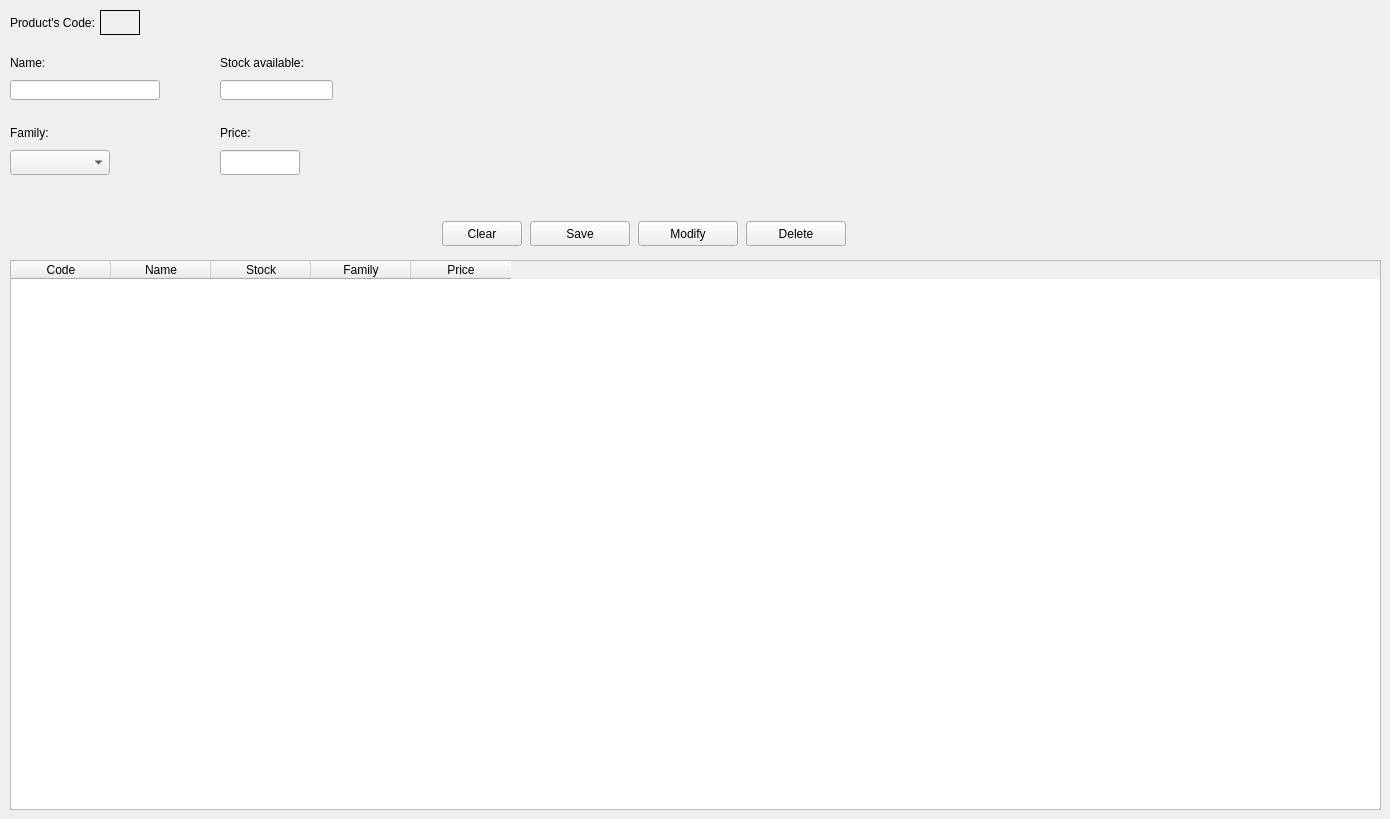
      <widget class="QWidget" name="tab_products">
       <attribute name="title">
        <string>Products</string>
       </attribute>
       <widget class="QLabel" name="lbl_productCodeBox">
        <property name="geometry">
         <rect>
          <x>100</x>
          <y>10</y>
          <width>40</width>
          <height>25</height>
         </rect>
        </property>
        <property name="minimumSize">
         <size>
          <width>40</width>
          <height>25</height>
         </size>
        </property>
        <property name="maximumSize">
         <size>
          <width>40</width>
          <height>25</height>
         </size>
        </property>
        <property name="frameShape">
         <enum>QFrame::Box</enum>
        </property>
        <property name="text">
         <string/>
        </property>
       </widget>
       <widget class="QLabel" name="lbl_productCodeLabel">
        <property name="geometry">
         <rect>
          <x>10</x>
          <y>10</y>
          <width>85</width>
          <height>25</height>
         </rect>
        </property>
        <property name="minimumSize">
         <size>
          <width>85</width>
          <height>25</height>
         </size>
        </property>
        <property name="maximumSize">
         <size>
          <width>85</width>
          <height>25</height>
         </size>
        </property>
        <property name="text">
         <string>Product's Code:</string>
        </property>
       </widget>
       <widget class="QLabel" name="lbl_productName">
        <property name="geometry">
         <rect>
          <x>10</x>
          <y>50</y>
          <width>40</width>
          <height>25</height>
         </rect>
        </property>
        <property name="minimumSize">
         <size>
          <width>40</width>
          <height>25</height>
         </size>
        </property>
        <property name="maximumSize">
         <size>
          <width>40</width>
          <height>25</height>
         </size>
        </property>
        <property name="text">
         <string>Name:</string>
        </property>
       </widget>
       <widget class="QLineEdit" name="txt_productName">
        <property name="geometry">
         <rect>
          <x>10</x>
          <y>80</y>
          <width>150</width>
          <height>20</height>
         </rect>
        </property>
        <property name="minimumSize">
         <size>
          <width>150</width>
          <height>20</height>
         </size>
        </property>
        <property name="maximumSize">
         <size>
          <width>150</width>
          <height>20</height>
         </size>
        </property>
       </widget>
       <widget class="QLabel" name="lbl_stockAvailable">
        <property name="geometry">
         <rect>
          <x>220</x>
          <y>50</y>
          <width>90</width>
          <height>25</height>
         </rect>
        </property>
        <property name="minimumSize">
         <size>
          <width>90</width>
          <height>25</height>
         </size>
        </property>
        <property name="maximumSize">
         <size>
          <width>90</width>
          <height>25</height>
         </size>
        </property>
        <property name="text">
         <string>Stock available:</string>
        </property>
       </widget>
       <widget class="QLineEdit" name="txt_stockAvailable">
        <property name="geometry">
         <rect>
          <x>220</x>
          <y>80</y>
          <width>113</width>
          <height>20</height>
         </rect>
        </property>
       </widget>
       <widget class="QLabel" name="lbl_productFamily">
        <property name="geometry">
         <rect>
          <x>10</x>
          <y>120</y>
          <width>45</width>
          <height>25</height>
         </rect>
        </property>
        <property name="minimumSize">
         <size>
          <width>45</width>
          <height>25</height>
         </size>
        </property>
        <property name="maximumSize">
         <size>
          <width>45</width>
          <height>25</height>
         </size>
        </property>
        <property name="text">
         <string>Family:</string>
        </property>
       </widget>
       <widget class="QLabel" name="label">
        <property name="geometry">
         <rect>
          <x>220</x>
          <y>120</y>
          <width>45</width>
          <height>25</height>
         </rect>
        </property>
        <property name="minimumSize">
         <size>
          <width>45</width>
          <height>25</height>
         </size>
        </property>
        <property name="maximumSize">
         <size>
          <width>45</width>
          <height>25</height>
         </size>
        </property>
        <property name="text">
         <string>Price:</string>
        </property>
       </widget>
       <widget class="QLineEdit" name="txt_productPrice">
        <property name="geometry">
         <rect>
          <x>220</x>
          <y>150</y>
          <width>80</width>
          <height>25</height>
         </rect>
        </property>
        <property name="minimumSize">
         <size>
          <width>80</width>
          <height>25</height>
         </size>
        </property>
        <property name="maximumSize">
         <size>
          <width>80</width>
          <height>25</height>
         </size>
        </property>
       </widget>
       <widget class="QTableWidget" name="tbl_productList">
        <property name="geometry">
         <rect>
          <x>10</x>
          <y>260</y>
          <width>1371</width>
          <height>550</height>
         </rect>
        </property>
        <property name="minimumSize">
         <size>
          <width>1371</width>
          <height>550</height>
         </size>
        </property>
        <property name="maximumSize">
         <size>
          <width>1371</width>
          <height>550</height>
         </size>
        </property>
        <property name="editTriggers">
         <set>QAbstractItemView::NoEditTriggers</set>
        </property>
        <property name="sortingEnabled">
         <bool>true</bool>
        </property>
        <attribute name="verticalHeaderVisible">
         <bool>false</bool>
        </attribute>
        <column>
         <property name="text">
          <string>Code</string>
         </property>
        </column>
        <column>
         <property name="text">
          <string>Name</string>
         </property>
        </column>
        <column>
         <property name="text">
          <string>Stock</string>
         </property>
        </column>
        <column>
         <property name="text">
          <string>Family</string>
         </property>
        </column>
        <column>
         <property name="text">
          <string>Price</string>
         </property>
        </column>
       </widget>
       <widget class="QWidget" name="layoutWidget_2">
        <property name="geometry">
         <rect>
          <x>210</x>
          <y>220</y>
          <width>872</width>
          <height>27</height>
         </rect>
        </property>
        <layout class="QHBoxLayout" name="horizontalLayout_3">
         <item>
          <spacer name="horizontalSpacer_5">
           <property name="orientation">
            <enum>Qt::Horizontal</enum>
           </property>
           <property name="sizeType">
            <enum>QSizePolicy::Fixed</enum>
           </property>
           <property name="sizeHint" stdset="0">
            <size>
             <width>230</width>
             <height>20</height>
            </size>
           </property>
          </spacer>
         </item>
         <item>
          <widget class="QPushButton" name="btn_clearProductFields">
           <property name="minimumSize">
            <size>
             <width>80</width>
             <height>25</height>
            </size>
           </property>
           <property name="maximumSize">
            <size>
             <width>80</width>
             <height>25</height>
            </size>
           </property>
           <property name="text">
            <string>Clear</string>
           </property>
           <property name="iconSize">
            <size>
             <width>32</width>
             <height>32</height>
            </size>
           </property>
           <property name="flat">
            <bool>false</bool>
           </property>
          </widget>
         </item>
         <item>
          <widget class="QPushButton" name="btn_saveProduct">
           <property name="minimumSize">
            <size>
             <width>100</width>
             <height>25</height>
            </size>
           </property>
           <property name="maximumSize">
            <size>
             <width>100</width>
             <height>25</height>
            </size>
           </property>
           <property name="text">
            <string>Save</string>
           </property>
          </widget>
         </item>
         <item>
          <widget class="QPushButton" name="btn_modifyProduct">
           <property name="minimumSize">
            <size>
             <width>100</width>
             <height>25</height>
            </size>
           </property>
           <property name="maximumSize">
            <size>
             <width>100</width>
             <height>25</height>
            </size>
           </property>
           <property name="text">
            <string>Modify</string>
           </property>
          </widget>
         </item>
         <item>
          <widget class="QPushButton" name="btn_deleteProduct">
           <property name="minimumSize">
            <size>
             <width>100</width>
             <height>25</height>
            </size>
           </property>
           <property name="maximumSize">
            <size>
             <width>100</width>
             <height>25</height>
            </size>
           </property>
           <property name="text">
            <string>Delete</string>
           </property>
          </widget>
         </item>
         <item>
          <spacer name="horizontalSpacer_6">
           <property name="orientation">
            <enum>Qt::Horizontal</enum>
           </property>
           <property name="sizeType">
            <enum>QSizePolicy::Fixed</enum>
           </property>
           <property name="sizeHint" stdset="0">
            <size>
             <width>230</width>
             <height>20</height>
            </size>
           </property>
          </spacer>
         </item>
        </layout>
       </widget>
       <widget class="QComboBox" name="cmb_productFamily">
        <property name="geometry">
         <rect>
          <x>10</x>
          <y>150</y>
          <width>100</width>
          <height>25</height>
         </rect>
        </property>
        <property name="minimumSize">
         <size>
          <width>100</width>
          <height>25</height>
         </size>
        </property>
        <property name="maximumSize">
         <size>
          <width>100</width>
          <height>25</height>
         </size>
        </property>
       </widget>
      </widget>
